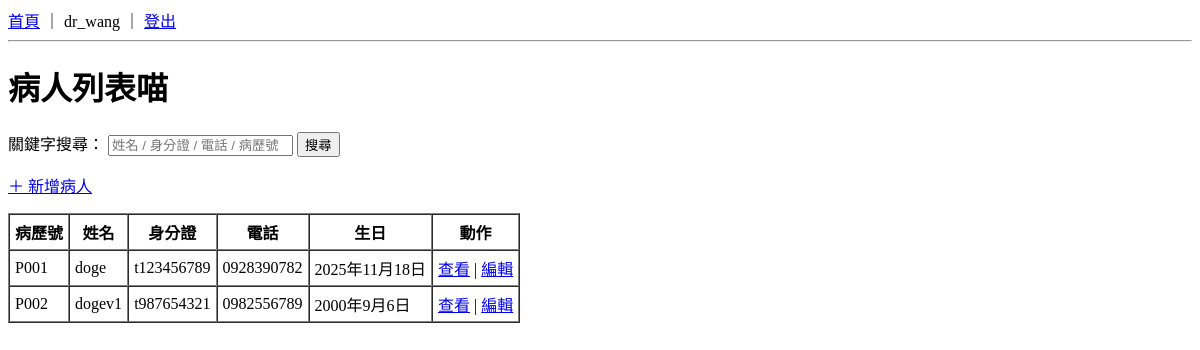
Page /patients/ (signed in) on the earlier database version.
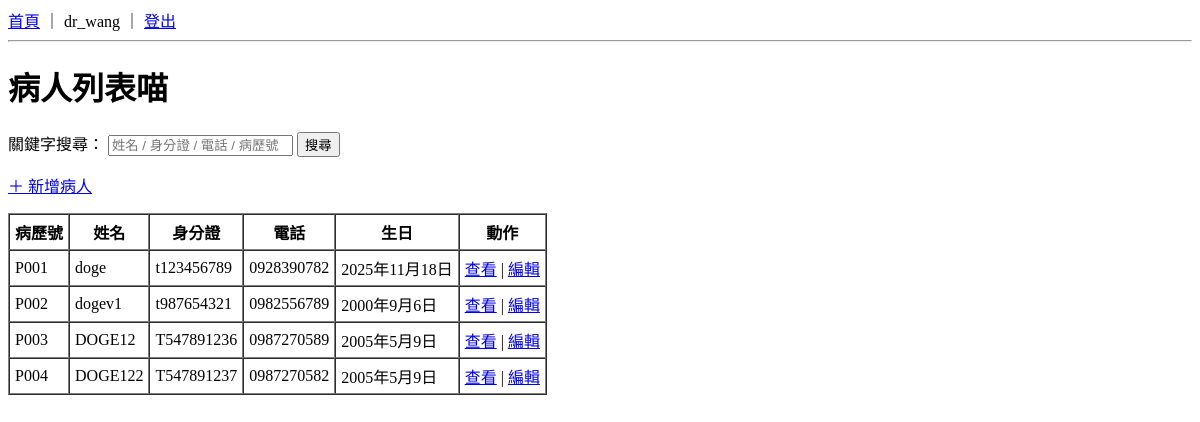
Same page on the later database version.
### patients/models.py (models this page shows, shortened)
class Patient(models.Model):
    full_name = models.CharField("姓名", max_length=50)
    national_id = models.CharField("身分證", max_length=10, unique=True)
    nhi_no = models.CharField("健保卡號", max_length=20, blank=True)
    birth_date = models.DateField("生日")
    phone = models.CharField("電話", max_length=20, blank=True)
    chart_no = models.CharField(
        "病歷號",
        max_length=20,
        unique=True,
        blank=True,
        editable=False,
    )
    address = models.CharField("地址", max_length=200, blank=True)

### patients/views.py (the view, shortened to what this page needs)
# urls.py: path("", views.patient_list, name="patient_list"),
@login_required
def patient_list(request):
    query = request.GET.get("q", "").strip()
    patients = Patient.objects.all().order_by("id")
    context = {
        "patients": patients,
        "query": query,
    }
    return render(request, "patients/patient_list.html", context)

### templates/patients/patient_list.html (shortened to what this page needs)
{% extends "base.html" %}
{% block content %}
<h1>病人列表喵</h1>
<form method="get" style="margin-bottom: 1rem;">
  <label>
    關鍵字搜尋：
    <input type="text" name="q" value="{{ query }}" placeholder="姓名 / 身分證 / 電話 / 病歷號">
  </label>
  <button type="submit">搜尋</button>
</form>
<p>
  <a href="{% url 'patients:patient_create' %}">＋ 新增病人</a>
</p>
<table border="1" cellpadding="5" cellspacing="0">
  <thead>
    <tr>
      <th>病歷號</th>
      <th>姓名</th>
      <th>身分證</th>
      <th>電話</th>
      <th>生日</th>
      <th>動作</th>
    </tr>
  </thead>
   <tbody>
    {% for p in patients %}
      <tr>
        <td>{{ p.chart_no }}</td>
        <td>{{ p.full_name }}</td>
        <td>{{ p.national_id }}</td>
        <td>{{ p.phone }}</td>
        <td>{{ p.birth_date }}</td>
        <td>
          <a href="{% url 'patients:patient_detail' p.id %}">查看</a> |
          <a href="{% url 'patients:patient_update' p.id %}">編輯</a>
        </td>
      </tr>
    {% empty %}
      <tr>
        <td colspan="6">目前沒有資料喵～</td>
      </tr>
    {% endfor %}
  </tbody>
</table>
{% endblock %}

Differences in the rows shown:
added Patient: chart_no "P003", full_name "DOGE12", national_id "T547891236", phone "0987270589", birth_date "2005年5月9日"
added Patient: chart_no "P004", full_name "DOGE122", national_id "T547891237", phone "0987270582", birth_date "2005年5月9日"
